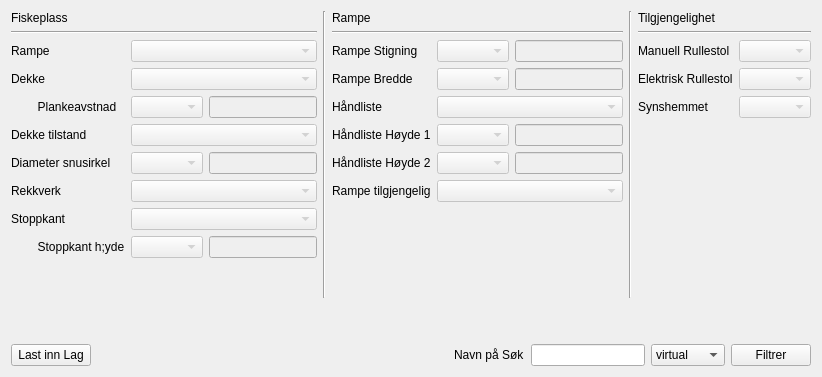
               <widget class="QWidget" name="tab_8">
                <attribute name="title">
                 <string>Fiskeplass</string>
                </attribute>
                <layout class="QVBoxLayout" name="verticalLayout_38">
                 <item>
                  <layout class="QVBoxLayout" name="verticalLayout_33">
                   <item>
                    <layout class="QHBoxLayout" name="horizontalLayout_56">
                     <item>
                      <layout class="QVBoxLayout" name="verticalLayout_32">
                       <item>
                        <widget class="QLabel" name="label_53">
                         <property name="text">
                          <string>Fiskeplass</string>
                         </property>
                        </widget>
                       </item>
                       <item>
                        <widget class="Line" name="line_16">
                         <property name="orientation">
                          <enum>Qt::Horizontal</enum>
                         </property>
                        </widget>
                       </item>
                       <item>
                        <layout class="QFormLayout" name="formLayout_10">
                         <item row="0" column="0">
                          <widget class="QLabel" name="label_57">
                           <property name="text">
                            <string>Rampe</string>
                           </property>
                          </widget>
                         </item>
                         <item row="0" column="1">
                          <widget class="QComboBox" name="comboBox_6">
                           <property name="enabled">
                            <bool>false</bool>
                           </property>
                          </widget>
                         </item>
                         <item row="1" column="0">
                          <widget class="QLabel" name="label_33">
                           <property name="text">
                            <string>Dekke</string>
                           </property>
                          </widget>
                         </item>
                         <item row="1" column="1">
                          <widget class="QComboBox" name="comboBox_5">
                           <property name="enabled">
                            <bool>false</bool>
                           </property>
                          </widget>
                         </item>
                         <item row="2" column="0">
                          <widget class="QLabel" name="label_46">
                           <property name="text">
                            <string>        Plankeavstnad</string>
                           </property>
                          </widget>
                         </item>
                         <item row="2" column="1">
                          <layout class="QHBoxLayout" name="horizontalLayout_53">
                           <item>
                            <widget class="QComboBox" name="comboBox_12">
                             <property name="enabled">
                              <bool>false</bool>
                             </property>
                            </widget>
                           </item>
                           <item>
                            <widget class="QLineEdit" name="lineEdit">
                             <property name="enabled">
                              <bool>false</bool>
                             </property>
                            </widget>
                           </item>
                          </layout>
                         </item>
                         <item row="3" column="0">
                          <widget class="QLabel" name="label_37">
                           <property name="text">
                            <string>Dekke tilstand</string>
                           </property>
                          </widget>
                         </item>
                         <item row="3" column="1">
                          <widget class="QComboBox" name="comboBox_9">
                           <property name="enabled">
                            <bool>false</bool>
                           </property>
                          </widget>
                         </item>
                         <item row="4" column="0">
                          <widget class="QLabel" name="label_47">
                           <property name="text">
                            <string>Diameter snusirkel</string>
                           </property>
                          </widget>
                         </item>
                         <item row="4" column="1">
                          <layout class="QHBoxLayout" name="horizontalLayout_54">
                           <item>
                            <widget class="QComboBox" name="comboBox_13">
                             <property name="enabled">
                              <bool>false</bool>
                             </property>
                            </widget>
                           </item>
                           <item>
                            <widget class="QLineEdit" name="lineEdit_2">
                             <property name="enabled">
                              <bool>false</bool>
                             </property>
                            </widget>
                           </item>
                          </layout>
                         </item>
                         <item row="5" column="0">
                          <widget class="QLabel" name="label_36">
                           <property name="text">
                            <string>Rekkverk</string>
                           </property>
                          </widget>
                         </item>
                         <item row="5" column="1">
                          <widget class="QComboBox" name="comboBox_8">
                           <property name="enabled">
                            <bool>false</bool>
                           </property>
                          </widget>
                         </item>
                         <item row="6" column="0">
                          <widget class="QLabel" name="label_35">
                           <property name="text">
                            <string>Stoppkant</string>
                           </property>
                          </widget>
                         </item>
                         <item row="6" column="1">
                          <widget class="QComboBox" name="comboBox_7">
                           <property name="enabled">
                            <bool>false</bool>
                           </property>
                          </widget>
                         </item>
                         <item row="7" column="0">
                          <widget class="QLabel" name="label_48">
                           <property name="text">
                            <string>        Stoppkant h;yde</string>
                           </property>
                          </widget>
                         </item>
                         <item row="7" column="1">
                          <layout class="QHBoxLayout" name="horizontalLayout_55">
                           <item>
                            <widget class="QComboBox" name="comboBox_14">
                             <property name="enabled">
                              <bool>false</bool>
                             </property>
                            </widget>
                           </item>
                           <item>
                            <widget class="QLineEdit" name="lineEdit_3">
                             <property name="enabled">
                              <bool>false</bool>
                             </property>
                            </widget>
                           </item>
                          </layout>
                         </item>
                        </layout>
                       </item>
                       <item>
                        <spacer name="verticalSpacer_17">
                         <property name="orientation">
                          <enum>Qt::Vertical</enum>
                         </property>
                         <property name="sizeHint" stdset="0">
                          <size>
                           <width>20</width>
                           <height>40</height>
                          </size>
                         </property>
                        </spacer>
                       </item>
                      </layout>
                     </item>
                     <item>
                      <widget class="Line" name="line_13">
                       <property name="orientation">
                        <enum>Qt::Vertical</enum>
                       </property>
                      </widget>
                     </item>
                     <item>
                      <layout class="QVBoxLayout" name="verticalLayout_29">
                       <item>
                        <widget class="QLabel" name="label_rampe_boxs_3">
                         <property name="text">
                          <string>Rampe</string>
                         </property>
                        </widget>
                       </item>
                       <item>
                        <widget class="Line" name="line_11">
                         <property name="orientation">
                          <enum>Qt::Horizontal</enum>
                         </property>
                        </widget>
                       </item>
                       <item>
                        <layout class="QFormLayout" name="formLayout_9">
                         <property name="fieldGrowthPolicy">
                          <enum>QFormLayout::AllNonFixedFieldsGrow</enum>
                         </property>
                         <item row="0" column="0">
                          <widget class="QLabel" name="label_rmp_stigning_3">
                           <property name="text">
                            <string>Rampe Stigning</string>
                           </property>
                          </widget>
                         </item>
                         <item row="0" column="1">
                          <layout class="QHBoxLayout" name="horizontalLayout_48">
                           <item>
                            <widget class="QComboBox" name="comboBox_rmp_stigning_3">
                             <property name="enabled">
                              <bool>false</bool>
                             </property>
                            </widget>
                           </item>
                           <item>
                            <widget class="QLineEdit" name="lineEdit_rmp_stigning_3">
                             <property name="enabled">
                              <bool>false</bool>
                             </property>
                            </widget>
                           </item>
                          </layout>
                         </item>
                         <item row="1" column="0">
                          <widget class="QLabel" name="label_rmp_bredde_3">
                           <property name="text">
                            <string>Rampe Bredde</string>
                           </property>
                          </widget>
                         </item>
                         <item row="1" column="1">
                          <layout class="QHBoxLayout" name="horizontalLayout_49">
                           <item>
                            <widget class="QComboBox" name="comboBox_rmp_bredde_3">
                             <property name="enabled">
                              <bool>false</bool>
                             </property>
                            </widget>
                           </item>
                           <item>
                            <widget class="QLineEdit" name="lineEdit_rmp_bredde_3">
                             <property name="enabled">
                              <bool>false</bool>
                             </property>
                            </widget>
                           </item>
                          </layout>
                         </item>
                         <item row="2" column="0">
                          <widget class="QLabel" name="label_handliste_3">
                           <property name="text">
                            <string>Håndliste</string>
                           </property>
                          </widget>
                         </item>
                         <item row="2" column="1">
                          <layout class="QHBoxLayout" name="horizontalLayout_50">
                           <item>
                            <widget class="QComboBox" name="comboBox_handliste_4">
                             <property name="enabled">
                              <bool>false</bool>
                             </property>
                            </widget>
                           </item>
                          </layout>
                         </item>
                         <item row="3" column="0">
                          <widget class="QLabel" name="label_hand1_3">
                           <property name="text">
                            <string>Håndliste Høyde 1</string>
                           </property>
                          </widget>
                         </item>
                         <item row="3" column="1">
                          <layout class="QHBoxLayout" name="horizontalLayout_51">
                           <item>
                            <widget class="QComboBox" name="comboBox_hand1_3">
                             <property name="enabled">
                              <bool>false</bool>
                             </property>
                            </widget>
                           </item>
                           <item>
                            <widget class="QLineEdit" name="lineEdit_hand1_3">
                             <property name="enabled">
                              <bool>false</bool>
                             </property>
                            </widget>
                           </item>
                          </layout>
                         </item>
                         <item row="4" column="0">
                          <widget class="QLabel" name="label_hand2_3">
                           <property name="text">
                            <string>Håndliste Høyde 2</string>
                           </property>
                          </widget>
                         </item>
                         <item row="4" column="1">
                          <layout class="QHBoxLayout" name="horizontalLayout_52">
                           <item>
                            <widget class="QComboBox" name="comboBox_hand2_3">
                             <property name="enabled">
                              <bool>false</bool>
                             </property>
                            </widget>
                           </item>
                           <item>
                            <widget class="QLineEdit" name="lineEdit_hand2_3">
                             <property name="enabled">
                              <bool>false</bool>
                             </property>
                            </widget>
                           </item>
                          </layout>
                         </item>
                         <item row="5" column="0">
                          <widget class="QLabel" name="label_32">
                           <property name="text">
                            <string>Rampe tilgjengelig</string>
                           </property>
                          </widget>
                         </item>
                         <item row="5" column="1">
                          <widget class="QComboBox" name="comboBox_4">
                           <property name="enabled">
                            <bool>false</bool>
                           </property>
                          </widget>
                         </item>
                        </layout>
                       </item>
                       <item>
                        <spacer name="verticalSpacer_15">
                         <property name="orientation">
                          <enum>Qt::Vertical</enum>
                         </property>
                         <property name="sizeHint" stdset="0">
                          <size>
                           <width>20</width>
                           <height>40</height>
                          </size>
                         </property>
                        </spacer>
                       </item>
                      </layout>
                     </item>
                     <item>
                      <widget class="Line" name="line_15">
                       <property name="orientation">
                        <enum>Qt::Vertical</enum>
                       </property>
                      </widget>
                     </item>
                     <item>
                      <layout class="QVBoxLayout" name="verticalLayout_30">
                       <item>
                        <layout class="QVBoxLayout" name="verticalLayout_31">
                         <item>
                          <widget class="QLabel" name="label_34">
                           <property name="text">
                            <string>Tilgjengelighet</string>
                           </property>
                          </widget>
                         </item>
                         <item>
                          <widget class="Line" name="line_12">
                           <property name="orientation">
                            <enum>Qt::Horizontal</enum>
                           </property>
                          </widget>
                         </item>
                         <item>
                          <layout class="QFormLayout" name="formLayout_11">
                           <property name="fieldGrowthPolicy">
                            <enum>QFormLayout::AllNonFixedFieldsGrow</enum>
                           </property>
                           <item row="0" column="0">
                            <widget class="QLabel" name="label_38">
                             <property name="text">
                              <string>Manuell Rullestol</string>
                             </property>
                            </widget>
                           </item>
                           <item row="0" column="1">
                            <widget class="QComboBox" name="comboBox_manuell_rullestol_3">
                             <property name="enabled">
                              <bool>false</bool>
                             </property>
                            </widget>
                           </item>
                           <item row="1" column="0">
                            <widget class="QLabel" name="label_45">
                             <property name="text">
                              <string>Elektrisk Rullestol</string>
                             </property>
                            </widget>
                           </item>
                           <item row="1" column="1">
                            <widget class="QComboBox" name="comboBox_el_rullestol_2">
                             <property name="enabled">
                              <bool>false</bool>
                             </property>
                            </widget>
                           </item>
                           <item row="2" column="0">
                            <widget class="QLabel" name="label_51">
                             <property name="text">
                              <string>Synshemmet</string>
                             </property>
                            </widget>
                           </item>
                           <item row="2" column="1">
                            <widget class="QComboBox" name="comboBox_syn_3">
                             <property name="enabled">
                              <bool>false</bool>
                             </property>
                            </widget>
                           </item>
                          </layout>
                         </item>
                        </layout>
                       </item>
                       <item>
                        <spacer name="verticalSpacer_16">
                         <property name="orientation">
                          <enum>Qt::Vertical</enum>
                         </property>
                         <property name="sizeHint" stdset="0">
                          <size>
                           <width>20</width>
                           <height>40</height>
                          </size>
                         </property>
                        </spacer>
                       </item>
                      </layout>
                     </item>
                    </layout>
                   </item>
                   <item>
                    <spacer name="verticalSpacer_18">
                     <property name="orientation">
                      <enum>Qt::Vertical</enum>
                     </property>
                     <property name="sizeHint" stdset="0">
                      <size>
                       <width>20</width>
                       <height>40</height>
                      </size>
                     </property>
                    </spacer>
                   </item>
                   <item>
                    <layout class="QHBoxLayout" name="horizontalLayout_57">
                     <item>
                      <widget class="QPushButton" name="pushButton_LastInngang_5">
                       <property name="text">
                        <string>Last inn Lag</string>
                       </property>
                      </widget>
                     </item>
                     <item>
                      <spacer name="horizontalSpacer_10">
                       <property name="orientation">
                        <enum>Qt::Horizontal</enum>
                       </property>
                       <property name="sizeHint" stdset="0">
                        <size>
                         <width>40</width>
                         <height>20</height>
                        </size>
                       </property>
                      </spacer>
                     </item>
                     <item>
                      <layout class="QHBoxLayout" name="horizontalLayout_58">
                       <item>
                        <widget class="QLabel" name="label_59">
                         <property name="text">
                          <string>Navn på Søk</string>
                         </property>
                        </widget>
                       </item>
                       <item>
                        <widget class="QLineEdit" name="lineEdit_navn_paa_sok_inngang_4"/>
                       </item>
                       <item>
                        <widget class="QComboBox" name="comboBox_sok_metode_4">
                         <item>
                          <property name="text">
                           <string>virtual</string>
                          </property>
                         </item>
                         <item>
                          <property name="text">
                           <string>memory</string>
                          </property>
                         </item>
                        </widget>
                       </item>
                       <item>
                        <widget class="QPushButton" name="pushButton_filtrerInngang_4">
                         <property name="text">
                          <string>Filtrer</string>
                         </property>
                        </widget>
                       </item>
                      </layout>
                     </item>
                    </layout>
                   </item>
                  </layout>
                 </item>
                </layout>
                <zorder></zorder>
               </widget>
